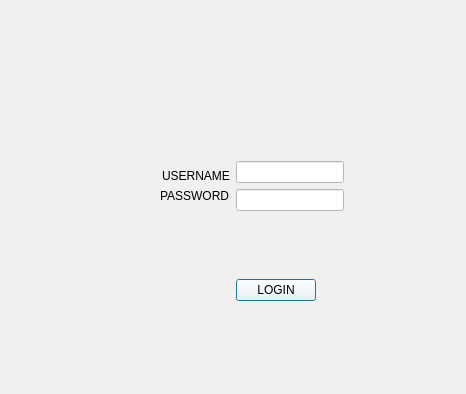
<?xml version="1.0" encoding="UTF-8"?>
<ui version="4.0">
 <class>MainWindow</class>
 <widget class="QMainWindow" name="MainWindow">
  <property name="geometry">
   <rect>
    <x>0</x>
    <y>0</y>
    <width>466</width>
    <height>394</height>
   </rect>
  </property>
  <property name="windowTitle">
   <string>MainWindow</string>
  </property>
  <property name="styleSheet">
   <string notr="true">background-color: rgb(240, 240, 240);</string>
  </property>
  <widget class="QWidget" name="centralwidget">
   <layout class="QGridLayout" name="gridLayout">
    <item row="1" column="0" alignment="Qt::AlignRight|Qt::AlignBottom">
     <widget class="QLabel" name="label">
      <property name="styleSheet">
       <string notr="true">color: rgb(0,0,0);
</string>
      </property>
      <property name="text">
       <string>USERNAME</string>
      </property>
     </widget>
    </item>
    <item row="2" column="1" alignment="Qt::AlignLeft|Qt::AlignTop">
     <widget class="QLineEdit" name="lineEdit_2">
      <property name="styleSheet">
       <string notr="true">background-color: rgb(255, 255, 255);
border-color: rgb(0, 0, 0);</string>
      </property>
      <property name="echoMode">
       <enum>QLineEdit::Password</enum>
      </property>
     </widget>
    </item>
    <item row="2" column="0" alignment="Qt::AlignRight|Qt::AlignTop">
     <widget class="QLabel" name="label_2">
      <property name="styleSheet">
       <string notr="true">color: rgb(0,0,0);
</string>
      </property>
      <property name="text">
       <string>PASSWORD</string>
      </property>
     </widget>
    </item>
    <item row="1" column="1" alignment="Qt::AlignLeft|Qt::AlignBottom">
     <widget class="QLineEdit" name="lineEdit">
      <property name="styleSheet">
       <string notr="true">background-color: rgb(255, 255, 255);
border-color: rgb(0, 0, 0);</string>
      </property>
     </widget>
    </item>
    <item row="0" column="0" colspan="2" alignment="Qt::AlignHCenter|Qt::AlignVCenter">
     <widget class="QLabel" name="label_3">
      <property name="styleSheet">
       <string notr="true">font: 18pt &quot;MS UI Gothic&quot;;</string>
      </property>
      <property name="text">
       <string/>
      </property>
      <property name="pixmap">
       <pixmap>2.jpg</pixmap>
      </property>
      <property name="wordWrap">
       <bool>true</bool>
      </property>
     </widget>
    </item>
    <item row="3" column="1" alignment="Qt::AlignLeft|Qt::AlignTop">
     <widget class="QPushButton" name="pushButton">
      <property name="maximumSize">
       <size>
        <width>194</width>
        <height>23</height>
       </size>
      </property>
      <property name="styleSheet">
       <string notr="true">background-color: rgb(255, 255, 255);
alternate-background-color: rgb(240, 240, 240);</string>
      </property>
      <property name="text">
       <string>LOGIN</string>
      </property>
      <property name="autoDefault">
       <bool>false</bool>
      </property>
      <property name="default">
       <bool>true</bool>
      </property>
     </widget>
    </item>
   </layout>
  </widget>
  <widget class="QStatusBar" name="statusbar"/>
 </widget>
 <tabstops>
  <tabstop>lineEdit</tabstop>
  <tabstop>lineEdit_2</tabstop>
  <tabstop>pushButton</tabstop>
 </tabstops>
 <resources/>
 <connections/>
</ui>
